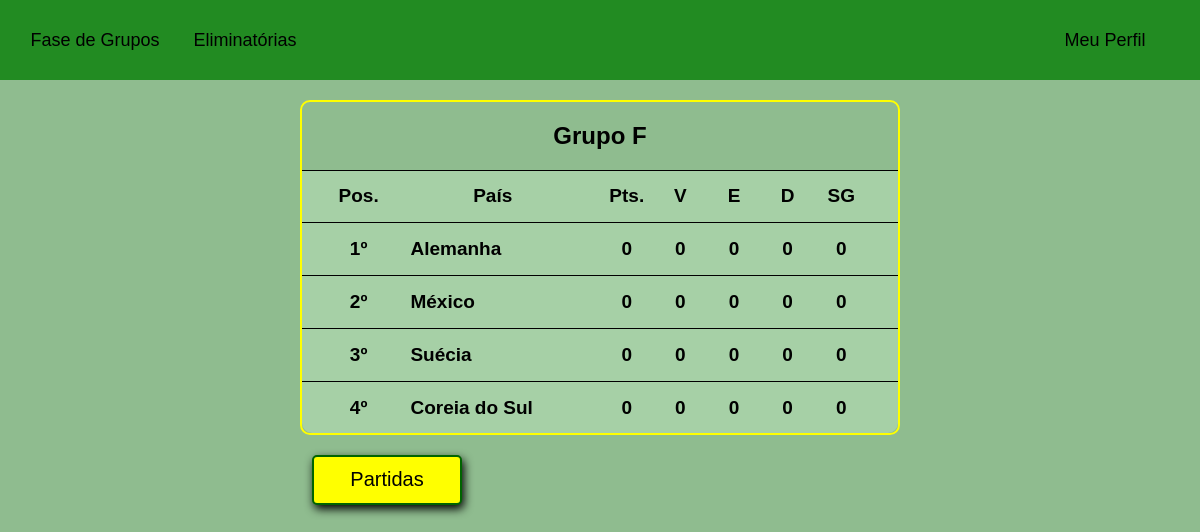
The page /grupo/6/ on the database its author committed.
### core/models.py (models this page shows, shortened)
class Grupos(models.Model):
    pkid_grupo = models.AutoField(primary_key=True)
    nome_grupo = models.CharField(max_length=10, blank=True, null=True)
    class Meta:
        managed = True
        db_table = 'grupos'

class Times(models.Model):
    pkid_time = models.AutoField(primary_key=True)
    fkid_grupo = models.ForeignKey(Grupos, models.DO_NOTHING, db_column='fkid_grupo', blank=True, null=True)
    nome_time = models.CharField(unique=True, max_length=25, blank=True, null=True)
    def __str__(self):
        return self.nome_time
    class Meta:
        managed = True
        db_table = 'times'

### core/views.py (the view)
# urls.py: path('grupo/<int:id_grupo>/', tab_grupo, name="tab_grupo"),
def tab_grupo(request, id_grupo):
    grupo = Grupos.objects.get(pkid_grupo=id_grupo)
    times = list(teams_by_user(request, id_grupo))
    times.sort(key=operator.itemgetter('pontos', 'saldo_gols', 'vitorias'), reverse=True)
    partidas = []
    for i in range(1,7):
        partidas.append( str(grupo.nome_grupo.split(' ')[1]) + str(i) )
    jogos = []
    for partida in partidas:
        jogos.append( (list(Calendario.objects.filter(id_partida=partida)),
                       list(Partida.objects.filter(id_partida=partida,
                                                   fkid_user = request.user.id))
                      )
                    )
    print(jogos)
    context = {
        'grupo':grupo,
        'times':times,
        'jogos':jogos,
    }
    return render(request, 'pag_grupo.html', context)

### core/functions.py (called while the page is built)
def teams_by_user(request, grupo=None):
    times = Times.objects.all().values()
    if grupo:
        times = Times.objects.filter(fkid_grupo=grupo).values()
        print(times)
    for time in times:
        try:
            info = TimesInfo.objects.get(fkid_time=time['pkid_time'], fkid_user=request.user.id)
            info = {
                'vitorias':info.vitorias,
                'empates':info.empates,
                'derrotas':info.derrotas,
                'pontos':info.pontos,
                'saldo_gols':info.saldo_gols,
            }
            time.update(info)
        except:
            info = {
                'vitorias':0,
                'empates':0,
                'derrotas':0,
                'pontos':0,
                'saldo_gols':0,
            }
            time.update(info)
    return times

### core/models.py (called while the page is built)
    def __str__(self):
        return f'DT_{self.id_partida}'

### core/templates/pag_grupo.html (shortened to what this page needs)
{% extends 'base.html' %}
{% block statics %}
    <link rel="stylesheet" type="text/css" href="/static/css/pag_grupo.css">
{% endblock %}
{% block content %}
    <div class="tb_group">
    <div class="tb_title">
        <h2> {{ grupo.nome_grupo }} </h2>
    </div>
    <div class="tb_content">
        <div class="tb_team_row leg">
            <div class="num vertical">Pos.</div>
            <div class="nome vertical">País</div>
            <div class="num vertical">Pts.</div>
            <div class="num vertical">V</div>
            <div class="num vertical">E</div>
            <div class="num vertical">D</div>
            <div class="num vertical">SG</div>
        </div>
        <div class="borda_h"></div>
        <div class="tb_team_row main">
            <div class="num vertical">1º</div>
            <div class="nome vertical">{{ times.0.nome_time }}</div>
            <div class="num vertical">{{ times.0.pontos }}</div>
            <div class="num vertical">{{ times.0.vitorias }}</div>
            <div class="num vertical">{{ times.0.empates }}</div>
            <div class="num vertical">{{ times.0.derrotas }}</div>
            <div class="num vertical">{{ times.0.saldo_gols }}</div>
        </div>
        <div class="borda_h"></div>
        <div class="tb_team_row main">
            <div class="num vertical">2º</div>
            <div class="nome vertical">{{ times.1.nome_time }}</div>
            <div class="num vertical">{{ times.1.pontos }}</div>
            <div class="num vertical">{{ times.1.vitorias }}</div>
            <div class="num vertical">{{ times.1.empates }}</div>
            <div class="num vertical">{{ times.1.derrotas }}</div>
            <div class="num vertical">{{ times.1.saldo_gols }}</div>
        </div>
        <div class="borda_h"></div>
        <div class="tb_team_row main">
            <div class="num vertical">3º</div>
            <div class="nome vertical">{{ times.2.nome_time }}</div>
            <div class="num vertical">{{ times.2.pontos }}</div>
            <div class="num vertical">{{ times.2.vitorias }}</div>
            <div class="num vertical">{{ times.2.empates }}</div>
            <div class="num vertical">{{ times.2.derrotas }}</div>
            <div class="num vertical">{{ times.2.saldo_gols }}</div>
        </div>
        <div class="borda_h"></div>
        <div class="tb_team_row main">
            <div class="num vertical">4º</div>
            <div class="nome vertical">{{ times.3.nome_time }}</div>
            <div class="num vertical">{{ times.3.pontos }}</div>
            <div class="num vertical">{{ times.3.vitorias }}</div>
            <div class="num vertical">{{ times.3.empates }}</div>
            <div class="num vertical">{{ times.3.derrotas }}</div>
            <div class="num vertical">{{ times.3.saldo_gols }}</div>
    </div>
    </div>
    </div>
    <div class="matches">
        <div class="bt_side">
            <button class="btShow" onclick="show_matches()" type="button">Partidas</button>
        </div>
    </div>
{% endblock content %}

### core/static/css/pag_grupo.css (style rules this page uses)
.vertical { display: flex; flex-flow: column nowrap; justify-content: center; }
.tb_group { border: 2px solid yellow; border-radius: 10px; margin: 20px auto; width: 50%; }
.tb_title { border-bottom: 1px solid black; font-size: 16px; text-align: center; margin: 5px auto 0; }
.tb_content { background-color: #a6d0a6; border-radius: 0 0 10px 10px; display: flex; flex-flow: column nowrap; }
.tb_team_row { display: flex; font-size: 19px; font-weight: 600; flex-flow: row nowrap; height: 30px; width: 90%; margin: 10px auto; }
div.tb_team_row.leg { text-align: center; }
.num { width: 10%; text-align: center; }
.nome { width: 40%; }
div.tb_team_row.main div.nome { padding-left: 25px; }
.borda_h { margin: 1px auto; height: 1px; background-color: black; width: 100%; }
.btShow { border: 2px solid darkgreen; border-radius: 5px; background-color: yellow; box-shadow: 2px 4px 10px 0px black; cursor: pointer; font-size: 20px; height: 50px; transition: .3s; width: 150px; }
.bt_side { width: 10%; }
.matches { display: flex; flex-flow: row nowrap; justify-content: space-between; margin: 5px auto; width: 48%; }

### core/static/css/site.css (style rules this page uses)
* { box-sizing: border-box; font-family: Arial, Helvetica, sans-serif; }
body { background-color: darkseagreen; margin: 0; }

### rows shown on the page
Grupos: nome_grupo "Grupo F"
Times: nome_time "Alemanha"
Times: nome_time "México"
Times: nome_time "Suécia"
Times: nome_time "Coreia do Sul"

### other values the page prints
{{ times.0.pontos }} "0"
{{ times.0.vitorias }} "0"
{{ times.0.empates }} "0"
{{ times.0.derrotas }} "0"
{{ times.0.saldo_gols }} "0"
{{ times.1.pontos }} "0"
{{ times.1.vitorias }} "0"
{{ times.1.empates }} "0"
{{ times.1.derrotas }} "0"
{{ times.1.saldo_gols }} "0"
{{ times.2.pontos }} "0"
{{ times.2.vitorias }} "0"
{{ times.2.empates }} "0"
{{ times.2.derrotas }} "0"
{{ times.2.saldo_gols }} "0"
